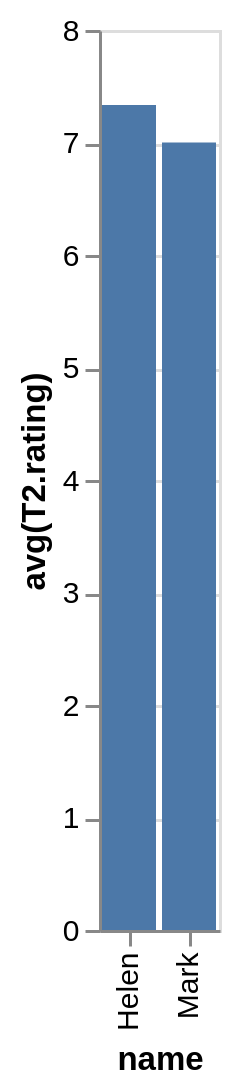

Vega-Lite specification stored for this chart:
### Vega-Lite specification from a JSON file in a GitHub repository (floating-point values rounded to 4 significant figures)
{"data": {"values": [{"x_data": "Helen", "y_data": 7.333}, {"x_data": "Mark", "y_data": 7}]}, "mark": "bar", "encoding": {"x": {"field": "x_data", "type": "nominal", "title": "name", "sort": {"op": "sum", "field": "y_data", "order": "descending"}}, "y": {"field": "y_data", "type": "quantitative", "title": "avg(T2.rating)"}}}
